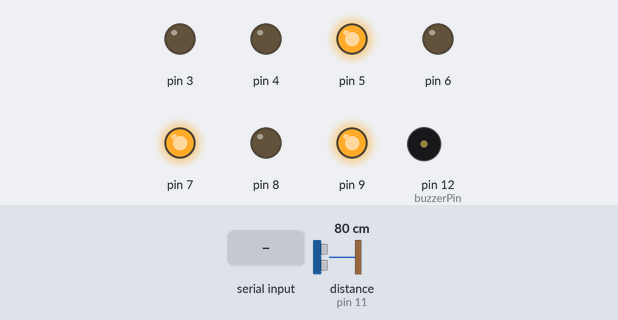
Simulated run of this sketch. Board: Arduino Uno, built with avr-gcc and run on an emulated ATmega328P. Parts: output pins drawn as LEDs (lit = HIGH), buzzer (waves = sounding, pin HIGH). Wiring (inferred from the names in the program): ultrasonic range finder: trigger pin 10; echo pin 11. Inputs (shaded band) come from the test bench; at power-on: distance to the obstacle (sensor on pin 11) 80 cm. The echo pulse lasts 58.3 µs per cm; pins used as bus, display or sensor lines are not drawn; what the sketch prints to the serial monitor is not drawn.

Above: at 1.2 s.
1.3 s: distance to the obstacle (sensor on pin 11) set to 12 cm
4.3 s: distance to the obstacle (sensor on pin 11) set to 9 cm
At 5.3 s:
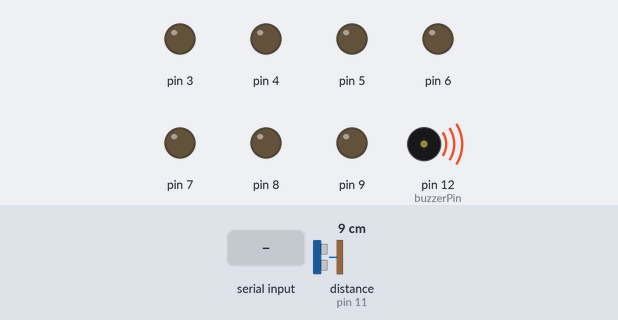
5.8 s: "8" received over Serial
At 5.9 s:
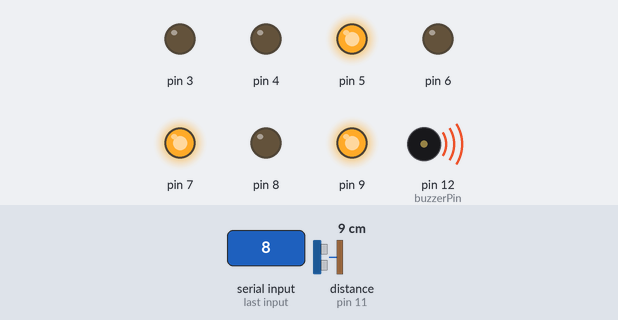
7.5 s: "6" received over Serial
At 7.6 s:
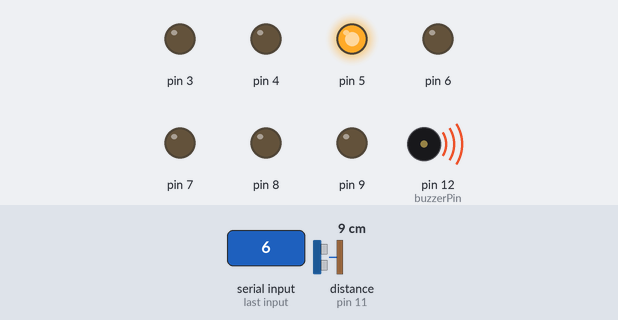
9.2 s: "2" received over Serial
At 9.3 s:
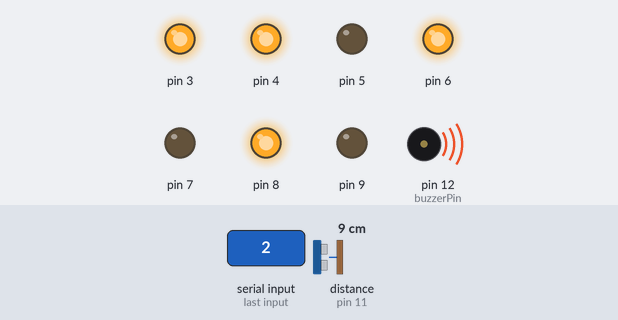
10.9 s: distance to the obstacle (sensor on pin 11) set to 35 cm
At 11.6 s:
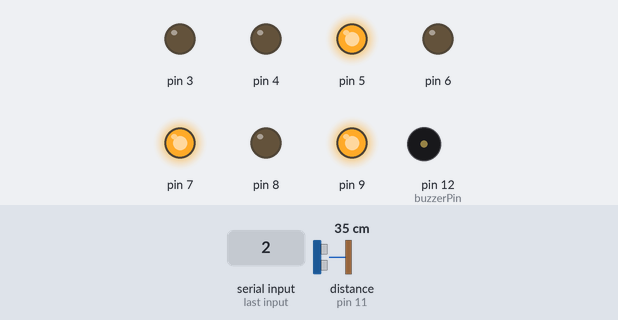
Timing chart, 0 to 13.4 s (numbered marks = the images above; inputs shaded):
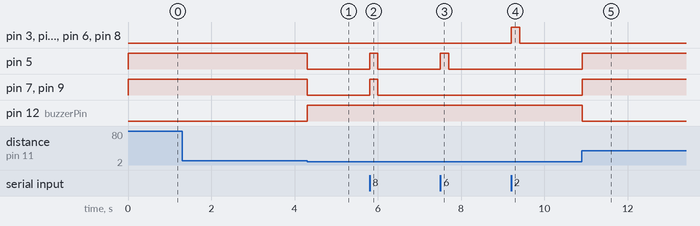

The sketch:

main.ino
```cpp
#include "controllers/MotorController.h"  // Include the MotorController header file

// Define MotorController objects for each motor
MotorController frontLeftMotor(2, 3);
MotorController frontRightMotor(5, 4);
MotorController backLeftMotor(7, 6);
MotorController backRightMotor(9, 8);

// Define pins for ultrasonic sensor, buzzer, and sensorPin
const int trigPin = 10;
const int echoPin = 11;
const int buzzerPin = 12;
const int sensorPin = 2;

int incomingByte = 0;  // Variable to store incoming serial data
float duration_us, distance_cm;  // Variables for ultrasonic sensor data

void setup() {
  Serial.begin(115200);  // Start serial communication

  // Set pin modes for ultrasonic sensor, buzzer, and sensorPin
  pinMode(trigPin, OUTPUT);
  pinMode(echoPin, INPUT);
  pinMode(buzzerPin, OUTPUT);
  pinMode(sensorPin, INPUT);

  // Print instructions for selecting the direction of movement
  Serial.println("Select the direction of movement:");
  Serial.println("8. Forward");
  Serial.println("4. Left");
  Serial.println("6. Right");
  Serial.println("2. Backward");
  Serial.println("5. Stop");
}

void loop() {
  // Send ultrasonic pulse
  digitalWrite(trigPin, HIGH);
  delayMicroseconds(10);
  digitalWrite(trigPin, LOW);

  // Measure the duration of the pulse
  duration_us = pulseIn(echoPin, HIGH);
  // Convert the duration to distance in centimeters
  distance_cm = 0.017 * duration_us;

  // Print distance measured by the ultrasonic sensor
  Serial.print("Distance: ");
  Serial.print(distance_cm);
  Serial.println(" cm");

  // Check if an obstacle is detected within 10 cm
  if (distance_cm < 10) {
    // Stop all motors and activate the buzzer
    frontLeftMotor.stop();
    frontRightMotor.stop();
    backLeftMotor.stop();
    backRightMotor.stop();
    digitalWrite(buzzerPin, HIGH);
  } else {
    // Move all motors forward and deactivate the buzzer
    frontLeftMotor.forward();
    frontRightMotor.forward();
    backLeftMotor.forward();
    backRightMotor.forward();
    digitalWrite(buzzerPin, LOW);
  }

  // Check if serial data is available
  if (Serial.available() > 0) {
    incomingByte = Serial.read();  // Read the incoming byte

    // Switch case to handle different movement commands
    switch (incomingByte) {
      case '8':  // Move forward
        frontLeftMotor.forward();
        frontRightMotor.forward();
        backLeftMotor.forward();
        backRightMotor.forward();
        break;
      case '4':  // Turn left
        frontLeftMotor.forward();
        frontRightMotor.stop();
        backLeftMotor.stop();
        backRightMotor.stop();
        break;
      case '6':  // Turn right
        frontLeftMotor.stop();
        frontRightMotor.forward();
        backLeftMotor.stop();
        backRightMotor.stop();
        break;
      case '5':  // Stop
        frontLeftMotor.stop();
        frontRightMotor.stop();
        backLeftMotor.stop();
        backRightMotor.stop();
        break;
      case '2':  // Move backward
        frontLeftMotor.backward();
        frontRightMotor.backward();
        backLeftMotor.backward();
        backRightMotor.backward();
        break;
    }

    delay(200);  // Delay for stability
  }
}
```

MotorController.h
```cpp
class MotorController {
  private:
    int pinCW;
    int pinCCW;

  public:
    MotorController(int cwPin, int ccwPin) {
      pinCW = cwPin;
      pinCCW = ccwPin;
      pinMode(pinCW, OUTPUT);
      pinMode(pinCCW, OUTPUT);
      stop();
    }

    void forward() {
      analogWrite(pinCW, 255);
      analogWrite(pinCCW, 0);
    }

    void backward() {
      analogWrite(pinCW, 0);
      analogWrite(pinCCW, 255);
    }

    void stop() {
      analogWrite(pinCW, 0);
      analogWrite(pinCCW, 0);
    }
};
```

Measured:
- the behaviour switches between 11 and 10 cm on distance to the obstacle (sensor on pin 11) (found by bisection; images 0 and 1)
- after the input at 4.3 s, pin 5, pin 7, pin 9: HIGH → LOW at once; pin 12 (buzzerPin): LOW → HIGH at once
- after the input at 5.8 s, pin 5, pin 7, pin 9: LOW → HIGH at once, → LOW 0.20 s later
- after the input at 7.5 s, pin 5: LOW → HIGH at once, → LOW 0.20 s later
- after the input at 9.2 s, pin 3, pin 4, pin 6, pin 8: LOW → HIGH at once, → LOW 0.20 s later
- after the input at 10.9 s, pin 5, pin 7, pin 9: LOW → HIGH at once; pin 12 (buzzerPin): HIGH → LOW at once
